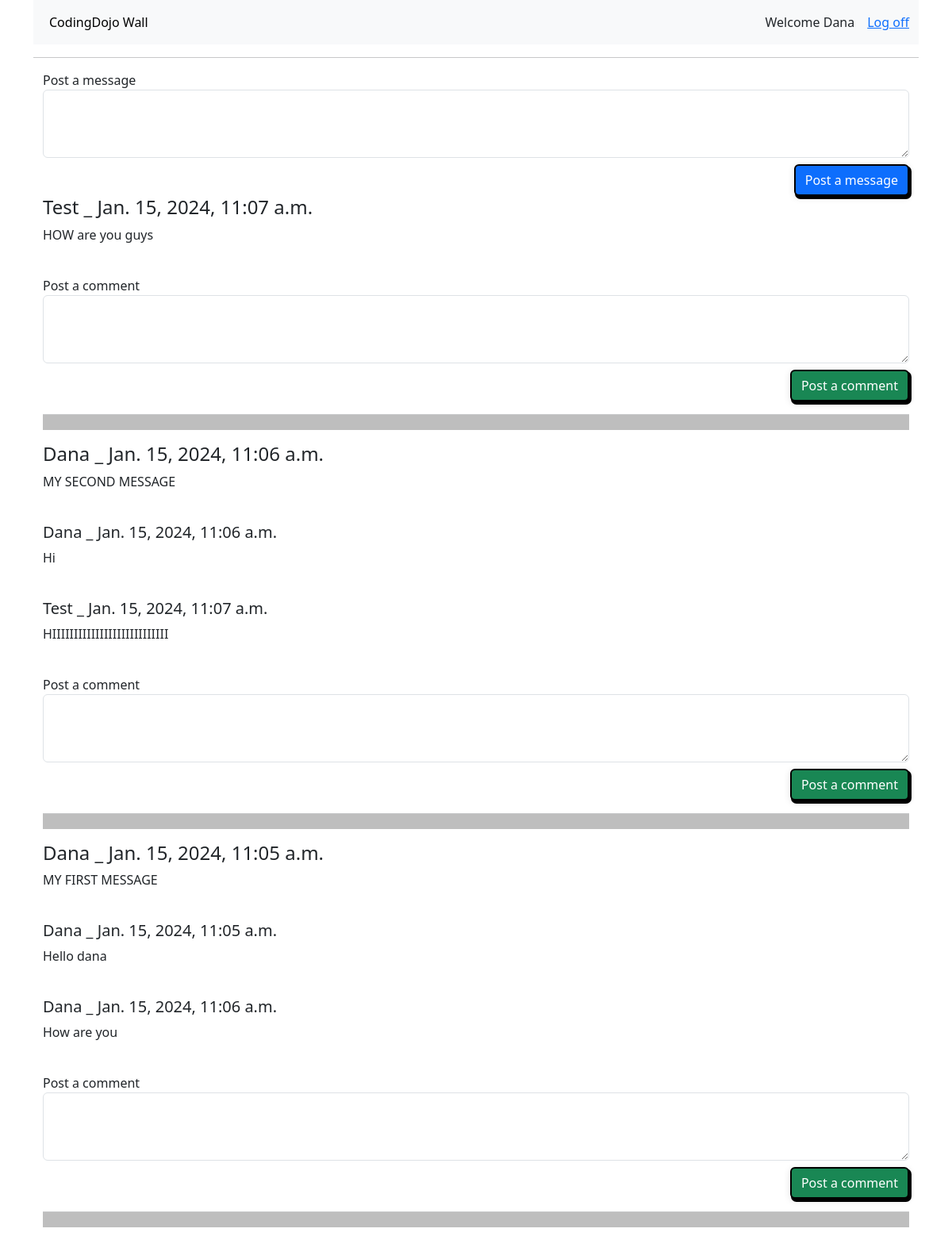
Screenshot of /wall (signed in) with the database file from the repository.
### app1/models.py (models this page shows, shortened)
class Users(models.Model):
    first_name = models.CharField(max_length=255)
    last_name = models.CharField(max_length=255)
    email= models.EmailField(unique=True)
    password = models.CharField(max_length=128)
    created_at = models.DateTimeField(auto_now=True)
    updated_at = models.DateTimeField(auto_now_add=True)
    objects = UsersManger()

class Messages(models.Model):
    user_id = models.ForeignKey(Users,on_delete=models.CASCADE,related_name="messages")
    message = models.TextField()
    created_at = models.DateTimeField(auto_now=True)

class Comments(models.Model):
    message_id = models.ForeignKey(Messages,on_delete=models.CASCADE,related_name="comments")
    user_id = models.ForeignKey(Users,on_delete=models.CASCADE,related_name="comments")
    comment = models.TextField()
    created_at = models.DateTimeField(auto_now=True)

### app1/views.py (the view)
# urls.py: path('wall', views.wall, name='wall'),
def wall(request):
    user_id = request.session.get('user_id')
    if not user_id:
        return redirect('app1:registration')
    user = Users.objects.get(id=user_id)
    messages = Messages.objects.all().order_by('-created_at')
    context = {
        'user': user,
        'messages': messages
    }
    return render(request, 'wall.html', context)

### app1/templates/wall.html (shortened to what this page needs)
{% extends './base.html' %}
{% block content %}
    <link rel="stylesheet" href="../static/navbar.css">
  <form action="{% url 'app1:message' %}" method="POST">
      <div class="form-group">
          <label for="exampleFormControlTextarea1">Post a message</label>
          <textarea class="form-control" name="text" id="exampleFormControlTextarea1" rows="3"></textarea>
        </div>
        <div class="submit-btn d-flex justify-content-end">
          <button type="submit" class="btn  btn-primary btn-shadow mt-2"> Post a message</button>
      </div>
    </form>
    {% for message in messages %}
      <h4>{{message.user_id.first_name}}  _  {{message.created_at}}</h2>
      <p style="word-wrap: break-word;">{{message.message}} </p>
      <br>
      {% for comment in message.comments.all %}
        <h5>{{comment.user_id.first_name}} _ {{comment.created_at}}</h5>
        <p style="word-wrap: break-word;">{{comment.comment}}</p>
        <br>
      {% endfor %}
    <form action="{% url 'app1:comment' %}" method="POST">
      <div class="form-group">
          <label for="exampleFormControlTextarea1">Post a comment</label>
          <textarea class="form-control" name="comment" id="exampleFormControlTextarea1" rows="3"></textarea>
    </div>
        <div class="submit-btn d-flex justify-content-end">
          <button type="submit" class="btn  btn-success btn-shadow mt-2"> Post a comment</button>
          </div>
      </form>
      <hr style="height: 20px; background-color: #000000;">
    {% endfor %}
    {% endblock content %}

### app1/templates/base.html (shortened to what this page needs)
{% load static %}
<!DOCTYPE html>
<html lang="en">
  <head>
    <link rel="stylesheet" href="{% static 'bootstrap.min.css' %}" />
    <link rel="stylesheet" href="../static/navbar.css">
  </head>
   <body>
  <div class="container text-left mt-6">
    <nav class="navbar navbar-expand-lg bg-body-tertiary">
        <div class="container-fluid">
            <div class="collapse navbar-collapse" id="navbarSupportedContent">
                <ul class="navbar-nav me-auto mb-2 mb-lg-0">
                    <li class="nav-item">
                        <a class="nav-link active" aria-current="page" href="{% url 'app1:wall'%}">CodingDojo Wall</a>
                    </li>
                </ul>
                <ul style="list-style: none;" class="ms-auto d-flex gap-3 m-0">
                                        <li class="nav-item ">
                                            <a class="nav-link active" aria-current="page"href="{% url 'app1:wall'%}">Welcome {{user.first_name}}</a>
                                        </li>
                                        <li class="nav-item ">
                                            <a style="text-decoration: underline;" class=" nav-link active text-primary" aria-current="page"  href="{% url 'app1:logout' %}">Log off</a>
                                        </li>
                </ul>
          </div>
        </div>
      </nav>
      <hr>
    <div class="container">
        {% block content %}
        {% endblock content %}
    </div>
</div>
</body>
</html>

### app1/static/navbar.css (style rules this page uses)
.btn-shadow { box-shadow: 2px 3px 0px 1px rgba(0, 0, 0, 1), 0 2px 10px 0 rgba(0, 0, 0, 0.12); border: 2px solid black; }

### rows the page displays
Users: first_name "Dana"
Messages: user_id.first_name "Test", created_at "Jan. 15, 2024, 11:07 a.m.", message "HOW are you guys"
Messages: user_id.first_name "Dana", created_at "Jan. 15, 2024, 11:06 a.m.", message "MY SECOND MESSAGE"
Comments: user_id.first_name "Dana", created_at "Jan. 15, 2024, 11:06 a.m.", comment "Hi"
Comments: user_id.first_name "Test", created_at "Jan. 15, 2024, 11:07 a.m.", comment "HIIIIIIIIIIIIIIIIIIIIIIIIIII"
Messages: user_id.first_name "Dana", created_at "Jan. 15, 2024, 11:05 a.m.", message "MY FIRST MESSAGE"
Comments: user_id.first_name "Dana", created_at "Jan. 15, 2024, 11:05 a.m.", comment "Hello dana"
Comments: user_id.first_name "Dana", created_at "Jan. 15, 2024, 11:06 a.m.", comment "How are you"
